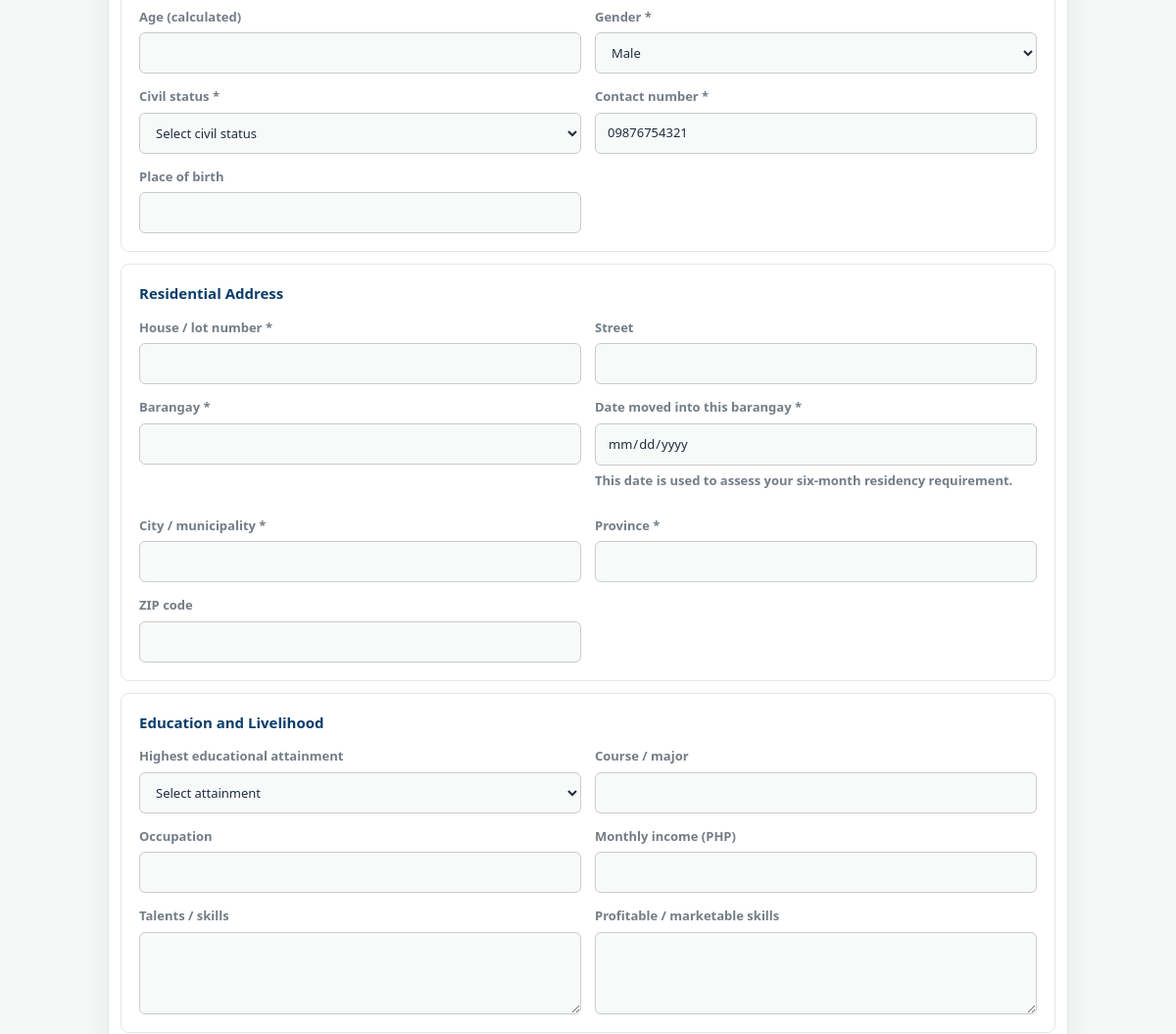
/application/index.php (signed in, middle part), run on an earlier commit of the app's database.
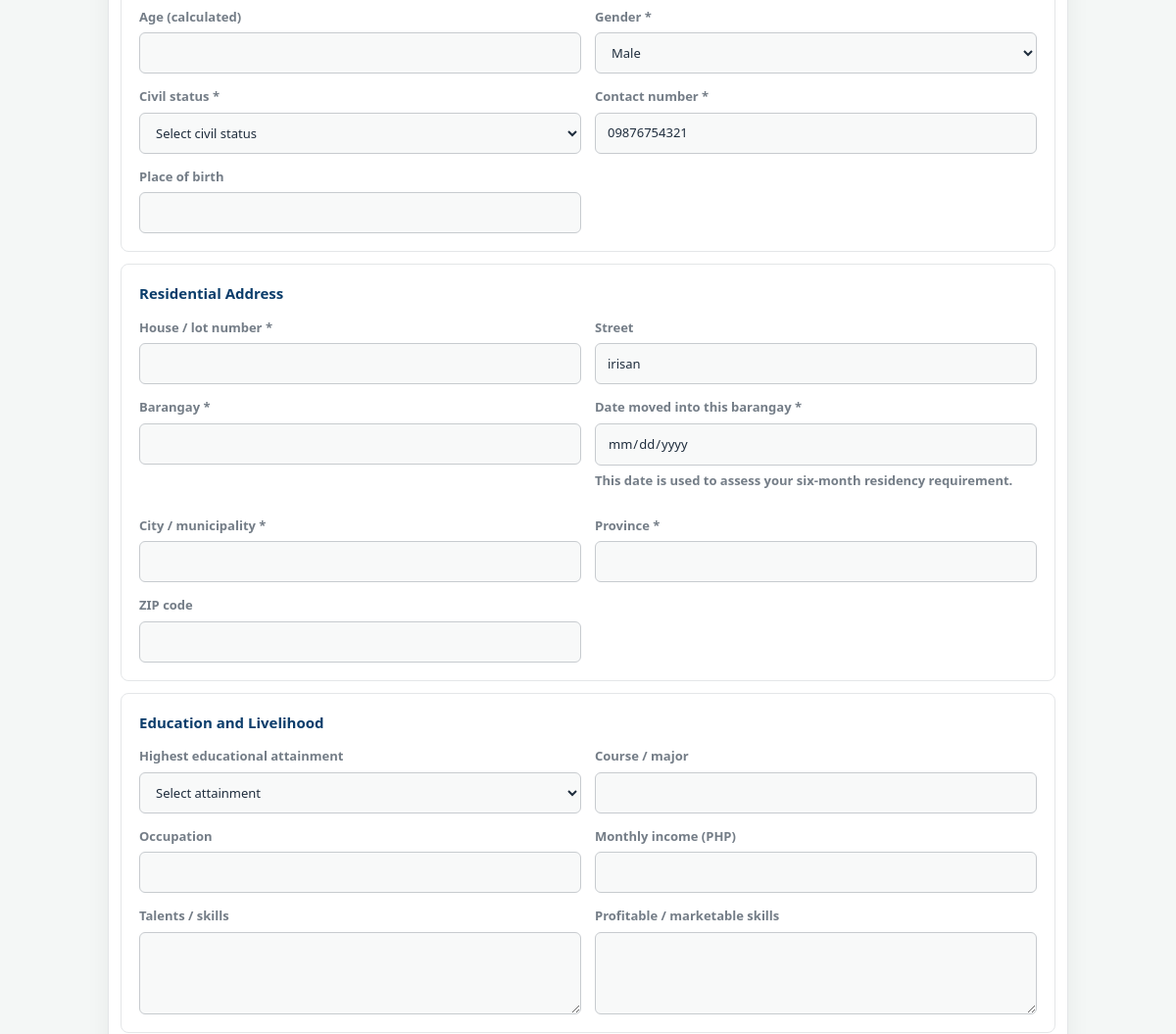
And on a later commit of the database.
### tables this page shows
CREATE TABLE `resident_information` (
  `resident_id`       INT NOT NULL AUTO_INCREMENT,
  `user_id`           INT DEFAULT NULL,
  `firstname`         VARCHAR(50)  NOT NULL,
  `middlename`        VARCHAR(50)  DEFAULT NULL,
  `lastname`          VARCHAR(50)  NOT NULL,
  `suffix`            VARCHAR(10)  DEFAULT NULL,
  `nickname`          VARCHAR(50)  DEFAULT NULL,
  `birthdate`         DATE DEFAULT NULL,
  `move_in_date`      DATE DEFAULT NULL,
  `age`               TINYINT UNSIGNED DEFAULT NULL,       
  `gender`            ENUM('Male','Female','Other') DEFAULT NULL,
  `civilstatus`       ENUM('Single','Married','Widowed','Annulled') DEFAULT NULL,
  `contact`           VARCHAR(20)  DEFAULT NULL,
  `email`             VARCHAR(100) DEFAULT NULL,
  `housenumber`       VARCHAR(20)  DEFAULT NULL,
  `street`            VARCHAR(60) DEFAULT NULL,
  `barangay`          VARCHAR(50) DEFAULT NULL,
  `city`              VARCHAR(50) DEFAULT NULL,
  `province`          VARCHAR(50) DEFAULT NULL,
  `zipcode`           CHAR(4)      DEFAULT NULL,            
  `address`           VARCHAR(300) DEFAULT NULL,           
  `birthplace`        VARCHAR(60) DEFAULT NULL,
  `occupation`        VARCHAR(60) DEFAULT NULL,
  `monthly_income`    DECIMAL(10,2) DEFAULT NULL,
  `education`         ENUM('Elementary','High School','Senior High School','College','Graduate','Vocational') DEFAULT NULL,
  `course`            VARCHAR(100) DEFAULT NULL,
  `talents`           TEXT DEFAULT NULL,
  `marketable_skills` TEXT DEFAULT NULL,
  `health_condition`  TEXT DEFAULT NULL,
  `transport_mode`    ENUM('Public transportation','Personal vehicle','Company service','Walking','Other') DEFAULT NULL,
  `transport_details` VARCHAR(100) DEFAULT NULL,
  `soloparent`        ENUM('Yes','No') DEFAULT NULL,
  `children`          TINYINT UNSIGNED DEFAULT NULL,       
  `member`            ENUM('Yes','No') DEFAULT NULL,
  `program`           VARCHAR(100) DEFAULT NULL,
  `dependent`         ENUM('Yes','No') DEFAULT NULL,
  `relationship`      VARCHAR(50) DEFAULT NULL,
  `benefits`          VARCHAR(100) DEFAULT NULL,           
  `school`            VARCHAR(100) DEFAULT NULL,
  `yearlevel`         VARCHAR(30)  DEFAULT NULL,
  `enrolled`          VARCHAR(20)  DEFAULT NULL,
  `attained`          VARCHAR(30) DEFAULT NULL,
  `senior`            VARCHAR(150) DEFAULT NULL,           
  `issues`            TEXT DEFAULT NULL,
  PRIMARY KEY (`resident_id`),
  UNIQUE KEY `resident_information_user_id` (`user_id`),
  KEY `idx_resident_name` (`lastname`, `firstname`),       
  CONSTRAINT `resident_information_user_fk`
    FOREIGN KEY (`user_id`) REFERENCES `user` (`user_id`)
    ON DELETE SET NULL
);

### classes/applicant.php (called while the page is built, shortened)
<?php
    class Applicant{
        private PDO $pdo;
        function __construct(PDO $pdo){
            $this -> pdo = $pdo;
        }
        public function fetch_profile_data($user_id){
            $fetch = "SELECT
                        ri.*,
                        u.email AS account_email
                      FROM resident_information ri
                      INNER JOIN user u ON ri.user_id = u.user_id
                      WHERE ri.user_id = ?";
            $prep = $this->pdo->prepare($fetch);
            $prep->execute([$user_id]);
            return $prep->fetch();
        }
    }
?>

### application/resident_profile_fields.php (the view, shortened to what the changed rows need)
<?php
$profileValues = isset($profileValues) && is_array($profileValues) ? $profileValues : [];
$profileValue = function ($field) use ($profileValues) {
    $value = $profileValues[$field] ?? '';
    return htmlspecialchars(is_scalar($value) ? (string)$value : '', ENT_QUOTES, 'UTF-8');
};
?>
<section class="application-form-section" aria-labelledby="personal-heading">
    <div class="application-fields-grid">
        <label>Age (calculated)
            <input class="form-control" type="number" id="resident-age" value="<?= $profileValue('age') ?>" readonly>
        </label>
        <label>Gender *
            <select class="form-control" name="gender" required>
                <?php foreach (['Male', 'Female', 'Other'] as $option): ?>
                    <option value="<?= $option ?>" <?= ($profileValues['gender'] ?? '') === $option ? 'selected' : '' ?>><?= $option ?></option>
                <?php endforeach; ?>
            </select>
        </label>
        <label>Contact number *
            <input class="form-control" type="tel" name="contact" maxlength="11" pattern="[0-9]{7,11}" placeholder="Digits only" value="<?= $profileValue('contact') ?>" required>
        </label>
    </div>
</section>
<section class="application-form-section" aria-labelledby="address-heading">
    <div class="application-fields-grid">
        <label>Street
            <input class="form-control" type="text" name="street" maxlength="100" value="<?= $profileValue('street') ?>">
        </label>
    </div>
</section>

What changed in the data, as far as the page shows it:
changed resident_information "Male": street (not shown) → "irisan"
